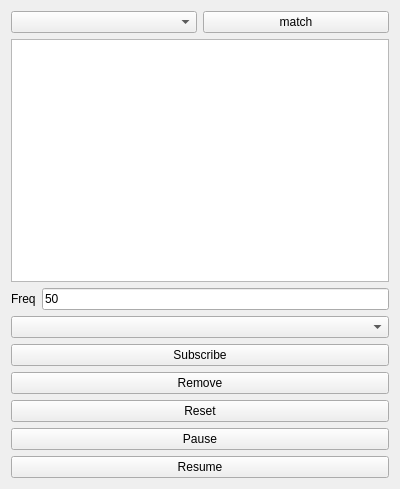
<?xml version="1.0" encoding="UTF-8"?>
<ui version="4.0">
 <class>SubscribePannel</class>
 <widget class="QWidget" name="SubscribePannel">
  <property name="geometry">
   <rect>
    <x>0</x>
    <y>0</y>
    <width>400</width>
    <height>489</height>
   </rect>
  </property>
  <property name="windowTitle">
   <string>Form</string>
  </property>
  <layout class="QVBoxLayout" name="verticalLayout_2">
   <item>
    <layout class="QHBoxLayout" name="horizontalLayout">
     <item>
      <widget class="QComboBox" name="cb_version"/>
     </item>
     <item>
      <widget class="QPushButton" name="btn_match">
       <property name="text">
        <string>match</string>
       </property>
      </widget>
     </item>
    </layout>
   </item>
   <item>
    <layout class="QVBoxLayout" name="verticalLayout">
     <item>
      <widget class="QTableWidget" name="tableWidget"/>
     </item>
     <item>
      <layout class="QHBoxLayout" name="horizontalLayout_2">
       <item>
        <widget class="QLabel" name="label">
         <property name="text">
          <string>Freq</string>
         </property>
        </widget>
       </item>
       <item>
        <widget class="QLineEdit" name="le_freq">
         <property name="text">
          <string>50</string>
         </property>
        </widget>
       </item>
      </layout>
     </item>
     <item>
      <widget class="QComboBox" name="cb_pkg"/>
     </item>
     <item>
      <widget class="QPushButton" name="btn_subscribe">
       <property name="text">
        <string>Subscribe</string>
       </property>
      </widget>
     </item>
     <item>
      <widget class="QPushButton" name="btn_remove">
       <property name="text">
        <string>Remove</string>
       </property>
      </widget>
     </item>
     <item>
      <widget class="QPushButton" name="btn_reset">
       <property name="text">
        <string>Reset</string>
       </property>
      </widget>
     </item>
     <item>
      <widget class="QPushButton" name="pushButton_4">
       <property name="text">
        <string>Pause</string>
       </property>
      </widget>
     </item>
     <item>
      <widget class="QPushButton" name="pushButton_5">
       <property name="text">
        <string>Resume</string>
       </property>
      </widget>
     </item>
    </layout>
   </item>
  </layout>
 </widget>
 <resources/>
 <connections/>
</ui>
